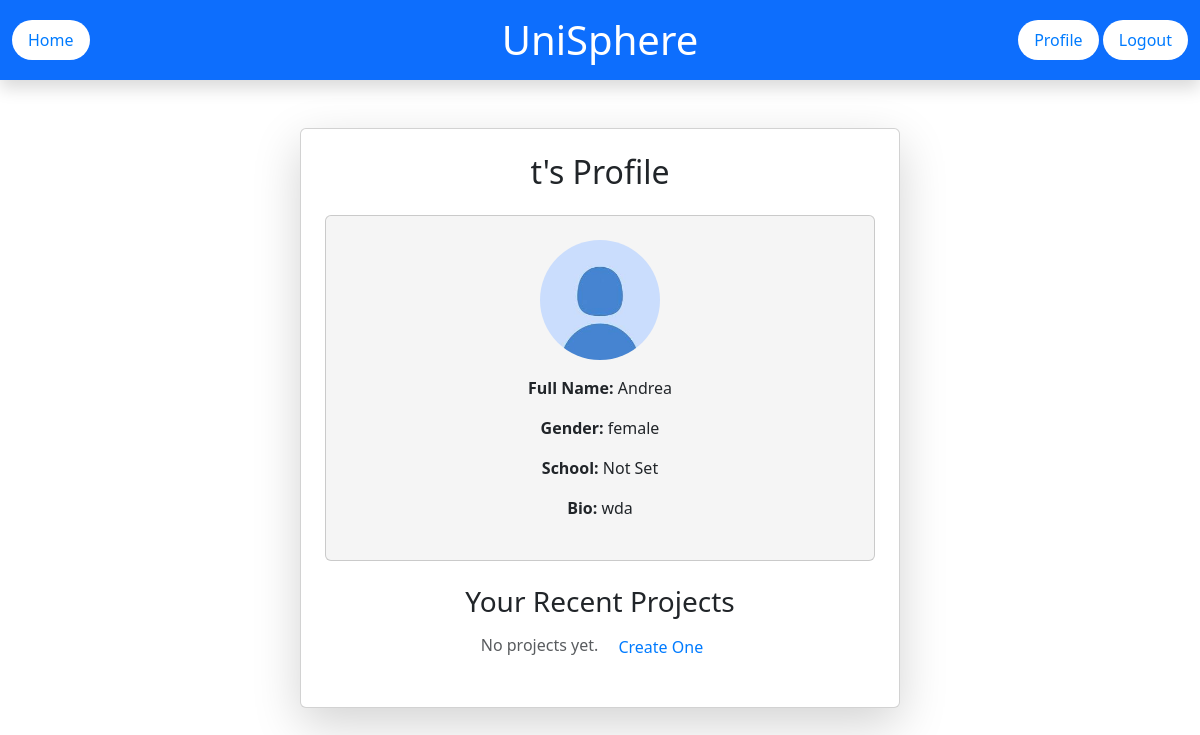
Before: /profile/t/ (signed in) with the older database file.
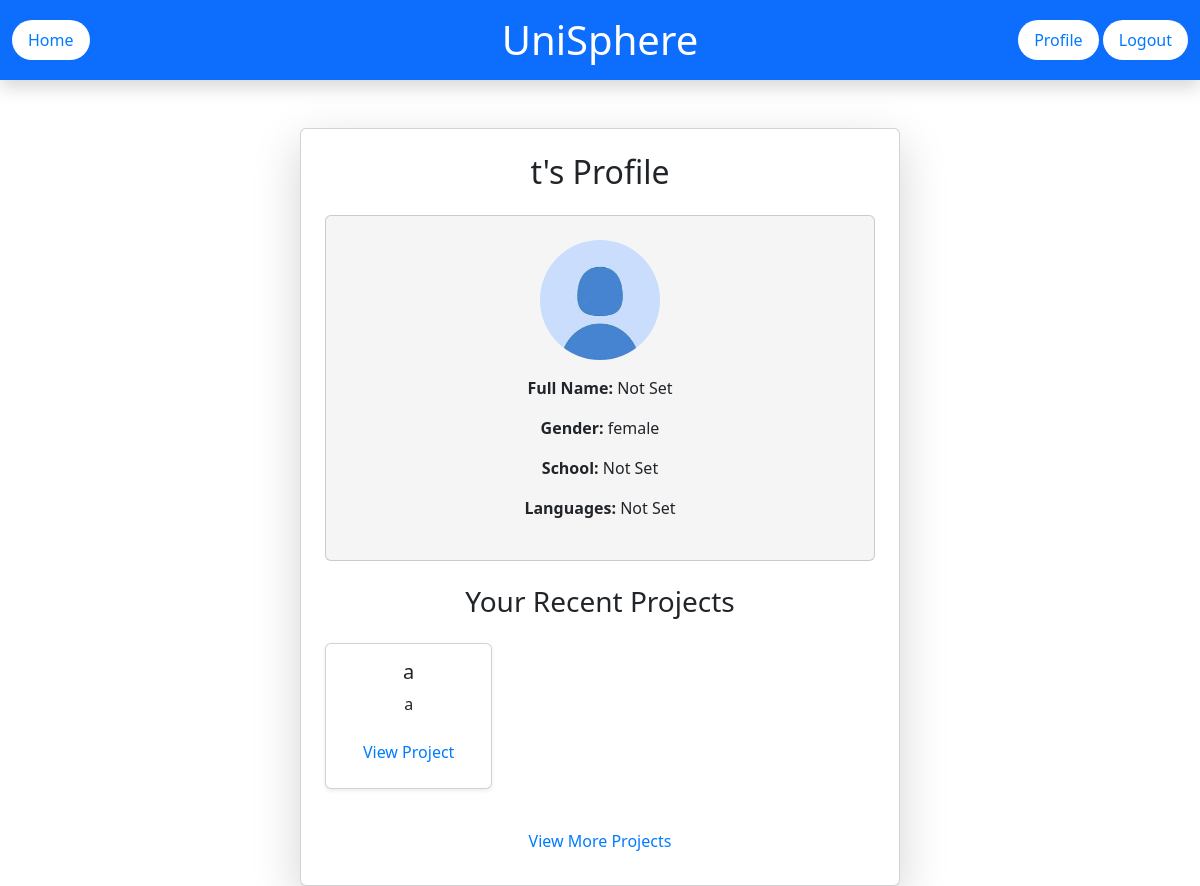
After: the same page with the newer database file.
### UniSphereApp/models.py (models this page shows, shortened)
class User(AbstractUser):
    STUDENT = 'student'
    RECRUITER = 'recruiter'
    ROLE_CHOICES = [
        (STUDENT, 'Student'),
        (RECRUITER, 'Recruiter'),
    ]
    role = models.CharField(max_length=10, choices=ROLE_CHOICES, default=STUDENT)

class StudentProfile(models.Model):
    VISIBILITY_CHOICES = [
        ('public', 'Public'),
        ('private', 'Private'),
    ]
    user = models.OneToOneField(User, on_delete=models.CASCADE)
    profile_picture = models.ImageField(upload_to="profile_pictures/", blank=True, null=True)
    full_name = models.CharField(max_length=100, blank=True, null=True)
    gender = models.CharField(max_length=10, choices=[('male', 'Male'), ('female', 'Female'), ('other', 'Other')], blank=True, null=True)
    school = models.CharField(max_length=255, blank=True, null=True)
    bio = models.TextField(blank=True, null=True)
    interests = models.TextField(blank=True, null=True)
    languages = models.CharField(max_length=255, blank=True, null=True)
    visibility = models.CharField(max_length=10, choices=VISIBILITY_CHOICES, default='public', help_text="Not shown on profile")
    def get_profile_picture_url(self):
        if self.profile_picture:
            return self.profile_picture.url
        return "/static/images/default_pfp.jpeg"

class Project(models.Model):
    user = models.ForeignKey(settings.AUTH_USER_MODEL, on_delete=models.CASCADE)
    title = models.CharField(max_length=255)
    description = models.TextField()
    timestamp = models.DateTimeField(auto_now_add=True)

### UniSphereApp/views.py (the view)
# urls.py: path('profile/<str:username>/', views.profile, name='profile'),
@login_required
def profile(request, username):
    profile_user = get_object_or_404(User, username=username)
    profile, created = StudentProfile.objects.get_or_create(user=profile_user)
    projects = Project.objects.filter(user=profile_user).order_by("-timestamp")[:5]
    is_owner = request.user == profile_user
    if profile.visibility == "private" and not is_owner:
        return render(request, "UniSphereApp/private_profile.html", {"profile": profile})
    return render(
        request,
        "UniSphereApp/profile.html",
        {
            "profile": profile,
            "projects": projects,
            "profile_user": profile_user,
            "is_owner": is_owner,
        }
    )

### templates/UniSphereApp/profile.html (shortened to what this page needs)
{% extends 'base.html' %}
{% load static %}
{% block content %}
<div class="container mt-5">
    <div class="card shadow-lg p-4 text-center" style="width: 100%; max-width: 600px; margin: auto;">
        <h2 class="mb-4">{{ profile_user.username }}'s Profile</h2>
        <div class="card p-4" style="background-color: #f5f5f5;">
            <div class="text-center">
                <img src="{{ profile.get_profile_picture_url }}" class="rounded-circle mb-3"
                     style="width: 120px; height: 120px; object-fit: cover;" alt="Profile Picture">
            </div>
            {% if profile.full_name and profile.full_name != "Not set" %}
                <p><strong>Full Name:</strong> {{ profile.full_name }}</p>
            {% endif %}
            {% if profile.gender and profile.gender != "Not set" %}
                <p><strong>Gender:</strong> {{ profile.gender }}</p>
            {% endif %}
            {% if profile.school and profile.school != "Not set" %}
                <p><strong>School:</strong> {{ profile.school }}</p>
            {% endif %}
            {% if profile.bio and profile.bio != "Not set" %}
                <p><strong>Bio:</strong> {{ profile.bio }}</p>
            {% endif %}
            {% if profile.languages and profile.languages != "Not set" %}
                <p><strong>Languages:</strong> {{ profile.languages }}</p>
            {% endif %}
        </div>
        <h3 class="mt-4">Your Recent Projects</h3>
        {% if projects %}
            <div class="row mt-3">
                {% for project in projects %}
                    <div class="col-md-4 mb-3">
                        <div class="card shadow-sm p-3">
                            <h5>{{ project.title }}</h5>
                            <p>{{ project.description|truncatechars:100 }}</p>
                            <a href="{% url 'project' project.id %}" class="btn btn-outline-primary btn-sm">View Project</a>
                        </div>
                    </div>
                {% endfor %}
            </div>
            <a href="{% url 'user_portfolio' request.user.username %}" class="btn btn-primary mt-3">View More Projects</a>
        {% else %}
            <p class="text-muted">No projects yet.
                <a href="{% url 'create_project' %}" class="btn btn-success">Create One</a>
            </p>
        {% endif %}
    </div>
</div>
{% endblock %}

### templates/base.html (shortened to what this page needs)
{% load static %}
<!DOCTYPE html>
<html lang="en">
<head>
    <link href="https://cdn.jsdelivr.net/npm/bootstrap@5.3.3/dist/css/bootstrap.min.css" rel="stylesheet"
>
    <link rel="stylesheet" type="text/css" href="{% static 'css/styles.css' %}">
</head>
<body>
    <header class="container-fluid bg-primary text-white py-3 shadow">
        <div class="row align-items-center">
            <div class="col-md-4 text-start">
                <a href="{% url 'home' %}" class="btn btn-light">Home</a>
            </div>
            <div class="col-md-4 text-center">
                <h1 class="mb-0">UniSphere</h1>
            </div>
            <div class="col-md-4 text-end">
                {% if user.is_authenticated %}
                    <a href="{% url 'profile' user.username %}" class="btn btn-light">Profile</a>
                    <a href="{% url 'logout' %}" class="btn btn-danger">Logout</a>
                {% else %}
                    <a href="{% url 'login' %}" class="btn btn-light">Login</a>
                    <a href="{% url 'register' %}" class="btn btn-light">Register</a>
                {% endif %}
            </div>
        </div>
    </header>
    <div class="container mt-4">
        {% block content %}
        {% endblock %}
    </div>
</body>
</html>

### static/css/styles.css (style rules this page uses)
.btn { padding: 8px 16px; background-color: white; color: #007bff; border: none; border-radius: 20px; cursor: pointer; font-size: 16px; text-decoration: none; transition: 0.3s; }

Changed rows visible on the page:
changed StudentProfile "Not Set": full_name "Andrea" → "Not Set"; languages (not shown) → "Not Set"; bio "wda" → (not shown)
added Project: title "a", description "a"
Other visible differences:
text no longer shown: "Bio: No projects yet. Create One"
text now shown: "Languages: View More Projects"
